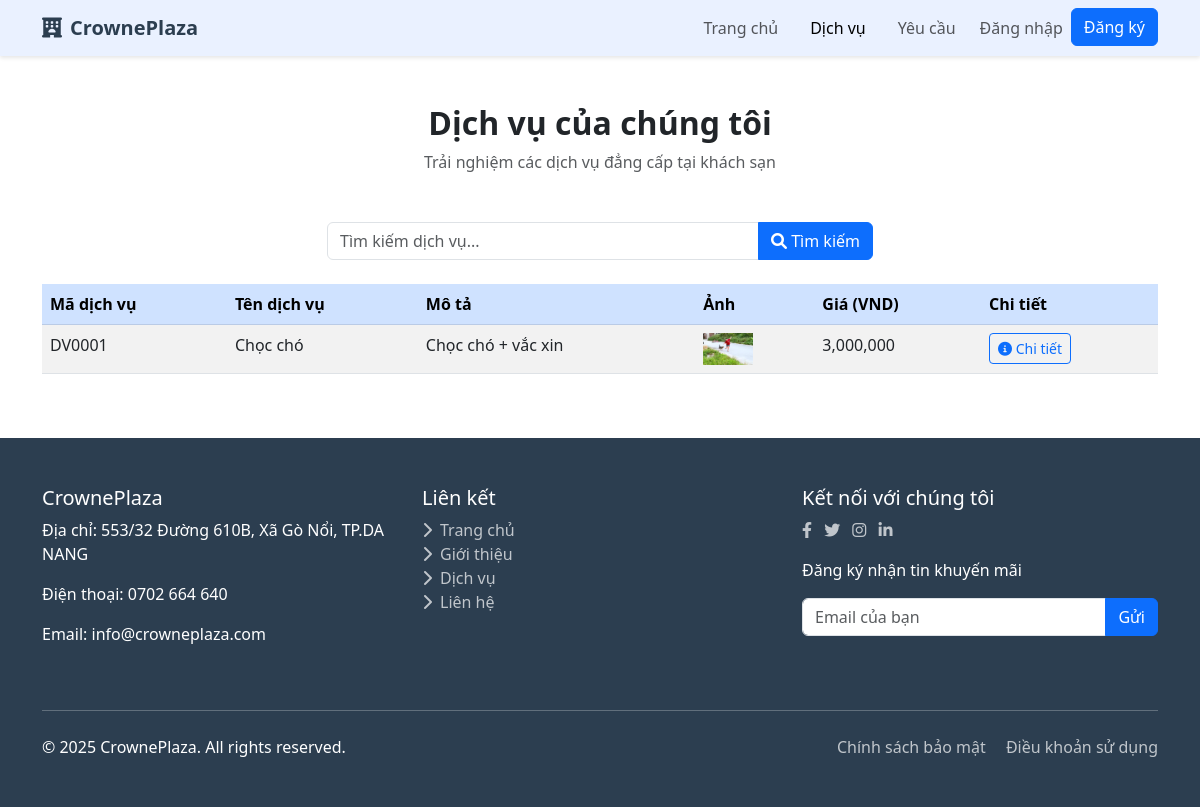
/services/, run on an earlier commit of the app's database.
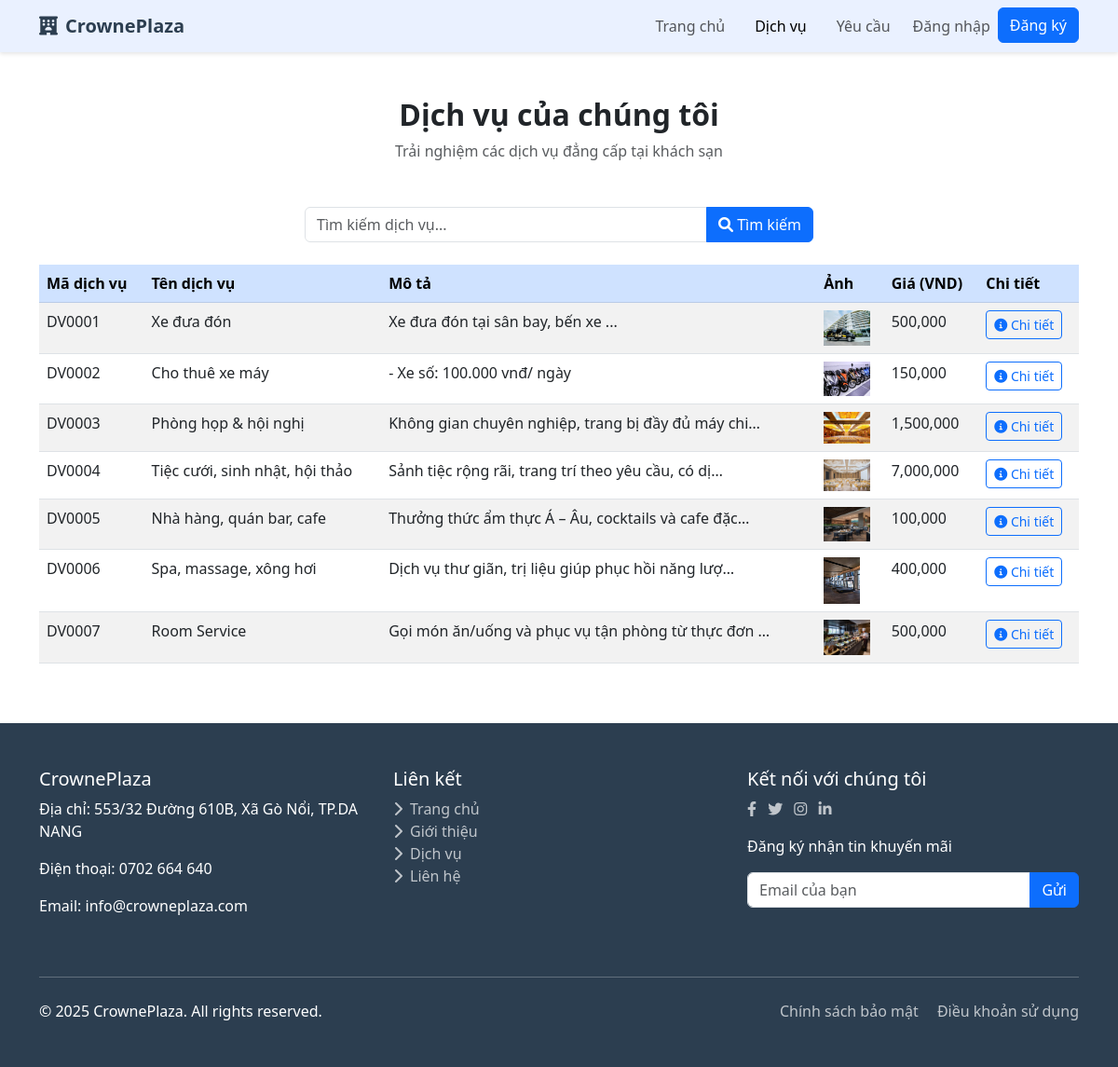
And on a later commit of the database.
### core/models.py (models this page shows, shortened)
class DichVu(models.Model):
    ma_dv = models.AutoField(primary_key=True)
    ten_dv = models.CharField(max_length=50)
    mo_ta = models.TextField()
    phi_dv = models.FloatField(validators=[MinValueValidator(0)])
    anh_dai_dien = models.ImageField(upload_to='dich_vu/')
    hoat_dong = models.BooleanField(default=True)

### core/views.py (the view)
# urls.py: path('services/', core_views.service_list, name='service_list'),
def service_list(request):
    search_query = request.GET.get('search', '')
    services_qs = DichVu.objects.filter(hoat_dong=True)
    if search_query:
        services_qs = services_qs.filter(
            Q(ten_dv__icontains=search_query) |
            Q(mo_ta__icontains=search_query) |
            Q(ma_dv__icontains=search_query)
        )
    paginator = Paginator(services_qs, 10)
    page_number = request.GET.get('page')
    page_obj = paginator.get_page(page_number)
    context = {
        'page_obj': page_obj,
        'search_query': search_query,
    }
    return render(request, 'core/service_list.html', context)

### core/context_processors.py (called while the page is built)
def user_roles_processor(request):
    is_user_true_admin = False  # Phân biệt admin thật sự (superuser hoặc loai_tk='admin')
    is_regular_staff_role = False  # Nhân viên thường, không phải admin/superuser
    if request.user.is_authenticated:
        if request.user.is_superuser or getattr(request.user, 'loai_tk', None) == 'admin':
            is_user_true_admin = True
        if getattr(request.user, 'loai_tk', None) == 'nhan_vien' and not is_user_true_admin:
            is_regular_staff_role = True
    return {
        'is_user_true_admin': is_user_true_admin,
        'is_regular_staff_role': is_regular_staff_role,
    }

### core/templatetags/currency_filters.py (called while the page is built)
@register.filter
def format_currency(value):
    try:
        value = float(value)
        return "{:,.0f}".format(value)  # e.g., 1000000 -> 1,000,000
    except (ValueError, TypeError):
        return value

### templates/core/service_list.html (shortened to what this page needs)
{% extends 'core/base.html' %}
{% load currency_filters %}
{% block main_content %}
<section class="py-5">
    <div class="container">
        <div class="text-center mb-5">
            <h2 class="fw-bold">Dịch vụ của chúng tôi</h2>
            <p class="text-muted">Trải nghiệm các dịch vụ đẳng cấp tại khách sạn</p>
        </div>
        <div class="row mb-4">
            <div class="col-md-6 mx-auto">
                <form method="get" action="{% url 'service_list' %}">
                    <div class="input-group">
                        <input type="text" class="form-control" name="search" placeholder="Tìm kiếm dịch vụ..." value="{{ search_query }}">
                        <button class="btn btn-primary" type="submit">
                            <i class="fas fa-search"></i> Tìm kiếm
                        </button>
                    </div>
                </form>
            </div>
        </div>
        <div class="table-responsive">
            <table class="table table-striped table-hover">
                <thead class="table-primary">
                    <tr>
                        <th>Mã dịch vụ</th>
                        <th>Tên dịch vụ</th>
                        <th>Mô tả</th>
                        <th>Ảnh</th>
                        <th>Giá (VND)</th>
                        <th>Chi tiết</th>
                    </tr>
                </thead>
                <tbody>
                    {% for service in page_obj %}
                    <tr >
                        <td>DV000{{ service.ma_dv }}</td>
                        <td>{{ service.ten_dv }}</td>
                        <td>{{ service.mo_ta|truncatechars:50 }}</td>
                        <td>
                            {% if service.anh_dai_dien %}
                            <img src="{{ service.anh_dai_dien.url }}" alt="{{ service.ten_dv }}" style="max-height: 50px; max-width: 50px;">
                            {% endif %}
                        </td>
                        <td>{{ service.phi_dv|format_currency }}</td>
                        <td>
                            <a href="{% url 'service_detail' service.ma_dv %}" class="btn btn-sm btn-outline-primary">
                                <i class="fas fa-info-circle"></i> Chi tiết
                            </a>
                        </td>
                    </tr>
                    {% empty %}
                    <tr>
                        <td colspan="6" class="text-center">Không có dịch vụ nào được tìm thấy</td>
                    </tr>
                    {% endfor %}
                </tbody>
            </table>
        </div>
    </div>
</section>
{% endblock %}

What changed in the data, as far as the page shows it:
changed DichVu id 1: ten_dv "Chọc chó" → "Xe đưa đón"; mo_ta "Chọc chó + vắc xin" → "Xe đưa đón tại sân bay, bến xe ..."; anh_dai_dien: a different picture; phi_dv "3,000,000" → "500,000"
added DichVu: ma_dv "2", ten_dv "Cho thuê xe máy", mo_ta "- Xe số: 100.000 vnđ/ ngày", anh_dai_dien (picture), phi_dv "150,000"
added DichVu: ma_dv "3", ten_dv "Phòng họp & hội nghị", mo_ta "Không gian chuyên nghiệp, trang bị đầy đủ máy chi…", anh_dai_dien (picture), phi_dv "1,500,000"
added DichVu: ma_dv "4", ten_dv "Tiệc cưới, sinh nhật, hội thảo", mo_ta "Sảnh tiệc rộng rãi, trang trí theo yêu cầu, có dị…", anh_dai_dien (picture), phi_dv "7,000,000"
added DichVu: ma_dv "5", ten_dv "Nhà hàng, quán bar, cafe", mo_ta "Thưởng thức ẩm thực Á – Âu, cocktails và cafe đặc…", anh_dai_dien (picture), phi_dv "100,000"
added DichVu: ma_dv "6", ten_dv "Spa, massage, xông hơi", mo_ta "Dịch vụ thư giãn, trị liệu giúp phục hồi năng lượ…", anh_dai_dien (picture), phi_dv "400,000"
added DichVu: ma_dv "7", ten_dv "Room Service", mo_ta "Gọi món ăn/uống và phục vụ tận phòng từ thực đơn …", anh_dai_dien (picture), phi_dv "500,000"
